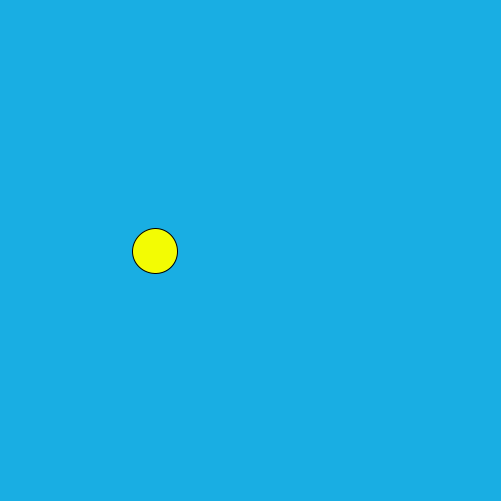
Frame 1 (no input)
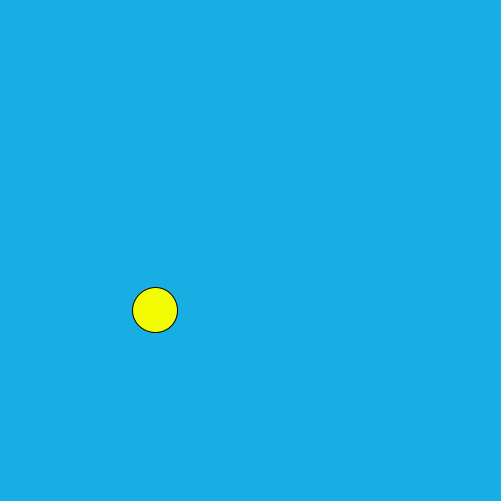
Frame 60 (the mouse pressed at the canvas centre just before this capture)
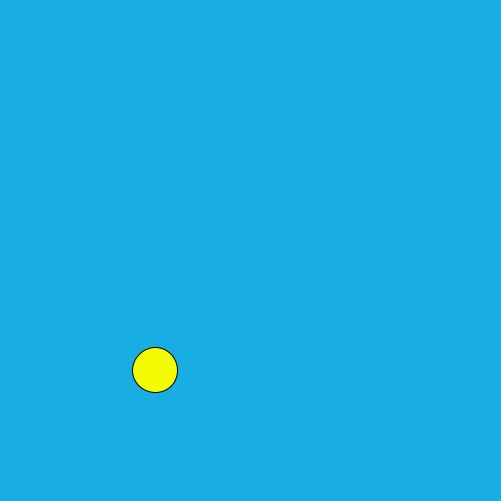
Frame 120 (the mouse held since frame 60 and released just before this capture)

The Processing sketch that drew these frames (run headless with seeded random() and noise(); from frame 60 on, the mouse is pressed at the canvas centre):

// Processing sketch: Flappy_Bird
// ── Flappy_Bird.pde
int x = 155;
int y = 251;
int birdYVelocity = 30;
int gravity = 1;
void setup (){
  size (501, 501);
}
void draw (){
  background(#19AEE3);
fill(#F3FC03);
stroke(0,0,0);

ellipse(x, y, 45, 45);
y += gravity;

}
void mousePressed(){
  

}
